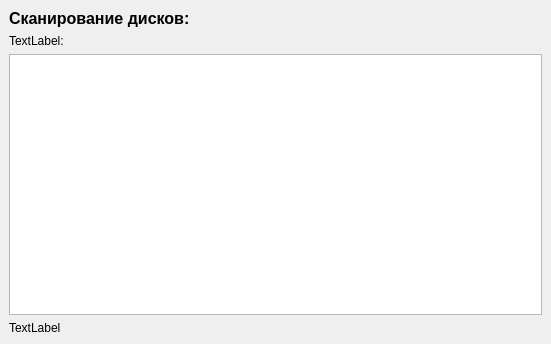
<?xml version="1.0" encoding="UTF-8"?>
<ui version="4.0">
 <class>FileScanProcessor</class>
 <widget class="QMainWindow" name="FileScanProcessor">
  <property name="geometry">
   <rect>
    <x>0</x>
    <y>0</y>
    <width>551</width>
    <height>344</height>
   </rect>
  </property>
  <property name="windowTitle">
   <string>MainWindow</string>
  </property>
  <widget class="QWidget" name="centralwidget">
   <layout class="QGridLayout" name="gridLayout">
    <item row="0" column="0">
     <layout class="QVBoxLayout" name="verticalLayout_2">
      <item>
       <layout class="QVBoxLayout" name="verticalLayout">
        <item>
         <widget class="QLabel" name="label_2">
          <property name="font">
           <font>
            <pointsize>12</pointsize>
            <weight>75</weight>
            <bold>true</bold>
           </font>
          </property>
          <property name="text">
           <string>Сканирование дисков:</string>
          </property>
          <property name="scaledContents">
           <bool>false</bool>
          </property>
         </widget>
        </item>
        <item>
         <widget class="QLabel" name="label">
          <property name="text">
           <string>TextLabel:</string>
          </property>
         </widget>
        </item>
       </layout>
      </item>
      <item>
       <widget class="QListWidget" name="listWidget"/>
      </item>
      <item>
       <widget class="QLabel" name="label_3">
        <property name="text">
         <string>TextLabel</string>
        </property>
       </widget>
      </item>
     </layout>
    </item>
   </layout>
  </widget>
 </widget>
 <resources/>
 <connections/>
</ui>
